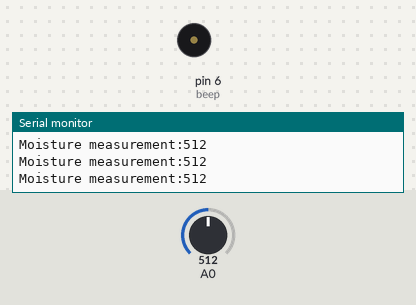
The sketch below on a simulated Arduino Uno, built with avr-gcc and run on an emulated ATmega328P. Shown: buzzer (waves = sounding, pin HIGH), the last lines printed to the serial monitor. The test bench sets the inputs (shaded band); at power-on: A0 = 512.

Above: at 1.3 s.
1.4 s: A0 set to 489
At 2.4 s:
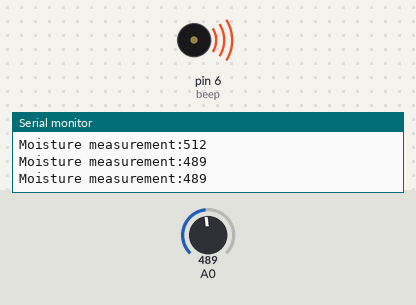
3.5 s: A0 set to 510
At 5.2 s:
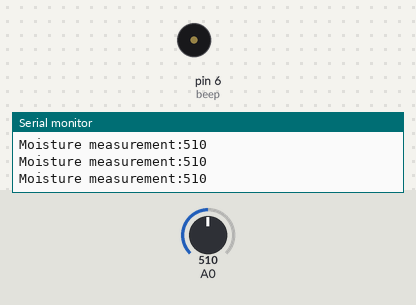
5.5 s: A0 set to 490
At 6.8 s:
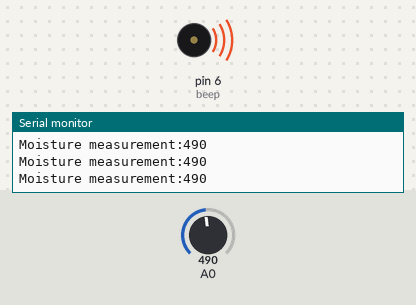
Timing chart, 0 to 8.5 s (numbered marks = the images above; inputs shaded):
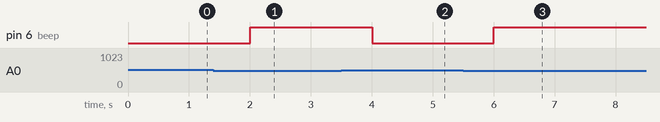

The sketch:

moisture_sensor.ino
```cpp
int measurement=0;
int beep=6; //”beep” stands for the pin 6, which gets connected with the piezo
void setup()
{
Serial.begin(9600);
pinMode (6,OUTPUT); //The pin 6 gets defined as an output
}
void loop()
{
measurement=analogRead(A0);
Serial.print("Moisture measurement:");
Serial.println(measurement);
delay(500);
if (measurement > 500) //Starting IF command: If the sensor value gets higher
//than “400”...
{
 digitalWrite(beep, LOW); //...the piezo should beep...
}
else //..if not...
{
digitalWrite(beep, HIGH); //...the piezo should be quiet
} }
```

Measured:
- the behaviour switches between 501 and 500 on A0 (found by bisection; images 0 and 1)
- after the input at 1.4 s, pin 6 (beep): LOW → HIGH after 0.60 s
- after the input at 3.5 s, pin 6 (beep): HIGH → LOW after 0.50 s
- after the input at 5.5 s, pin 6 (beep): LOW → HIGH after 0.51 s
